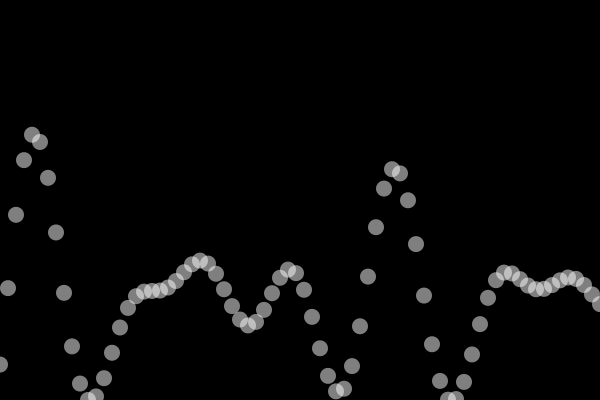
Frame 1 (no input)
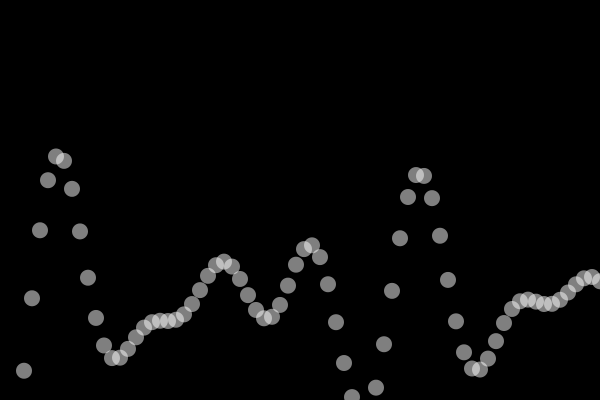
Frame 60 (the mouse pressed at the canvas centre just before this capture)
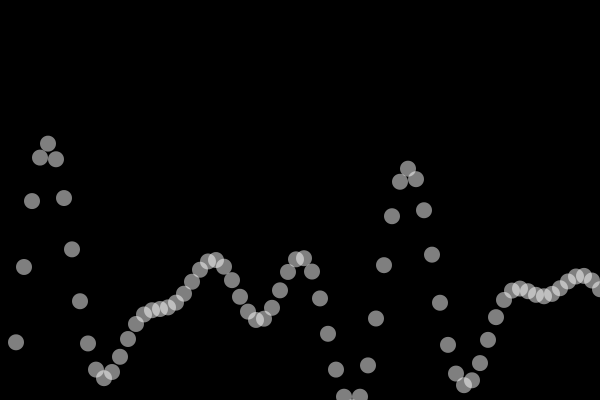
Frame 120 (the mouse held since frame 60 and released just before this capture)

The Processing sketch that drew these frames (run headless with seeded random() and noise(); from frame 60 on, the mouse is pressed at the canvas centre):

// Processing sketch: processing_14892
// ── processing_14892.pde

/**
 * Additive Wave
 * by Dianna Xu. Original code by Daniel Shiffman. 
 * 
 * Create a more complex wave by adding two waves together. 
 */
 
int xspacing = 8;   // How far apart should each horizontal location be spaced
int w;              // Width of entire wave
int maxwaves = 4;   // total # of waves to add together

float theta = 0.0;
float[] amplitude = new float[maxwaves];   // Height of wave
float[] dx = new float[maxwaves];          // Value for incrementing X, to be calculated as a function of period and xspacing
float[] yvalues;                           // Using an array to store height values for the wave (not entirely necessary)

void setup() {
  size(600, 400);
  frameRate(50);
  colorMode(RGB, 255, 255, 255, 100);
  smooth();
  w = width + 16;

  for (int i = 0; i < maxwaves; i++) {
    amplitude[i] = random(10,80);
    float period = random(30,300); // How many pixels before the wave repeats
    dx[i] = (TWO_PI / period) * xspacing;
  }

  yvalues = new float[w/xspacing];
}

void draw() {
  background(0);
  calcWave();
  renderWave();
}

void calcWave() {
  // Increment theta (try different values for 'angular velocity' here
  theta += 2;

  // Set all height values to zero
  for (int i = 0; i < yvalues.length; i++) {
    yvalues[i] = 0;
  }
 
  // Accumulate wave height values
  for (int j = 0; j < maxwaves; j++) {
    float x = theta;
    for (int i = 0; i < yvalues.length; i++) {
      // Every other wave is cosine instead of sine
      if (j % 2 == 0)  yvalues[i] += sin(x)*amplitude[j];
      else yvalues[i] += cos(x)*amplitude[j];
      x+=dx[j];
    }
  }
}

void renderWave() {
  // A simple way to draw the wave with an ellipse at each location
  noStroke();
  fill(255,50);
  ellipseMode(CENTER);
  for (int x = 0; x < yvalues.length; x++) {
    ellipse(x*xspacing,width/2+yvalues[x],16,16);
  }
}
